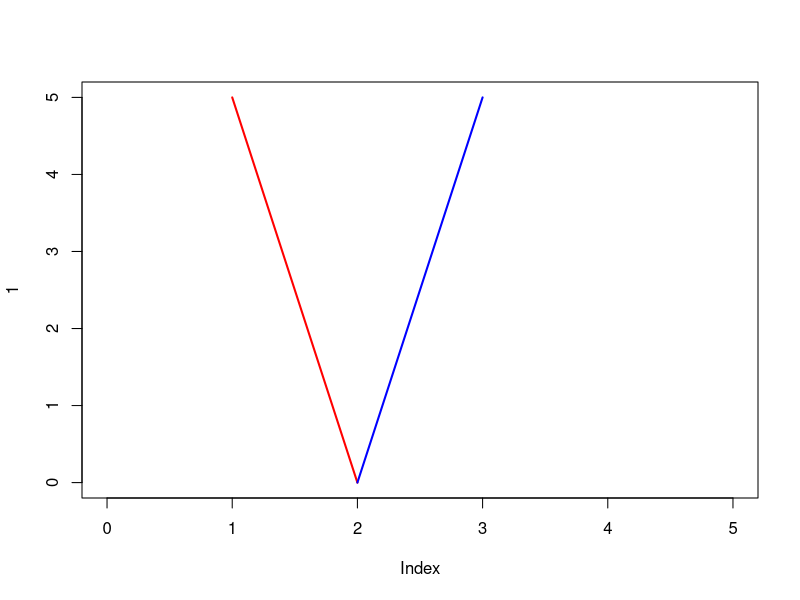

Source code (R):
#1)
fr <- data.frame (
  patient = c("biba", "boba", "byba", "baba", "beba", "buba", "antonchik"),
  glucose = c(1, 2, 11, 12, 111, 122, 1111),
  pulse = c(80, 90, 100, 70, 75, 85, 95)
)
print(fr)
age <- c(10, 100, 20, 90, 30, 80, 40)
fr <- cbind(fr, age)
print(fr)

#2)
mat1 <- matrix(c(1, 2, 3, 9, 8, 7, 4, 5, 6), nrow = 3, ncol = 3)
mat2 <- matrix(c(11, 22, 33, 99, 88, 77, 44, 55, 66), nrow = 3, ncol = 3)
print(mat1 %*% mat2)

mat3 <- matrix(0, nrow = nrow(mat1), ncol = ncol(mat2))


for (i in 1:nrow(mat1)) {
  for (j in 1:ncol(mat2)) {
    sum_val <- 0
    for (k in 1:ncol(mat1)) {
      sum_val <- sum_val + mat1[i, k] * mat2[k, j]
    }
    mat3[i, j] <- sum_val
  }
}
print(mat3)

#3)
plot(1, type="n", xlim=c(0, 5), ylim=c(0, 5))
lines(x = c(1, 2), y = c(5, 0), col = "red", lwd = 2)
lines(x = c(2, 3), y = c(0, 5), col = "blue", lwd = 2)

#4)
#perc <- c(23, 56, 20, 63)
#labels <- c("diyalnist'1", "diyalnist'2", "diyalnist'3", "diyalnist'4")

#piepercent <- round(100 * perc / sum(perc), 1)
#print(piepercent)
#pie(perc, labels = piepercent,
#    main = "chito drito",
#    col = rainbow(length(perc)))
#legend("topright", labels, cex = 1.5, fill = rainbow(length(perc)))
